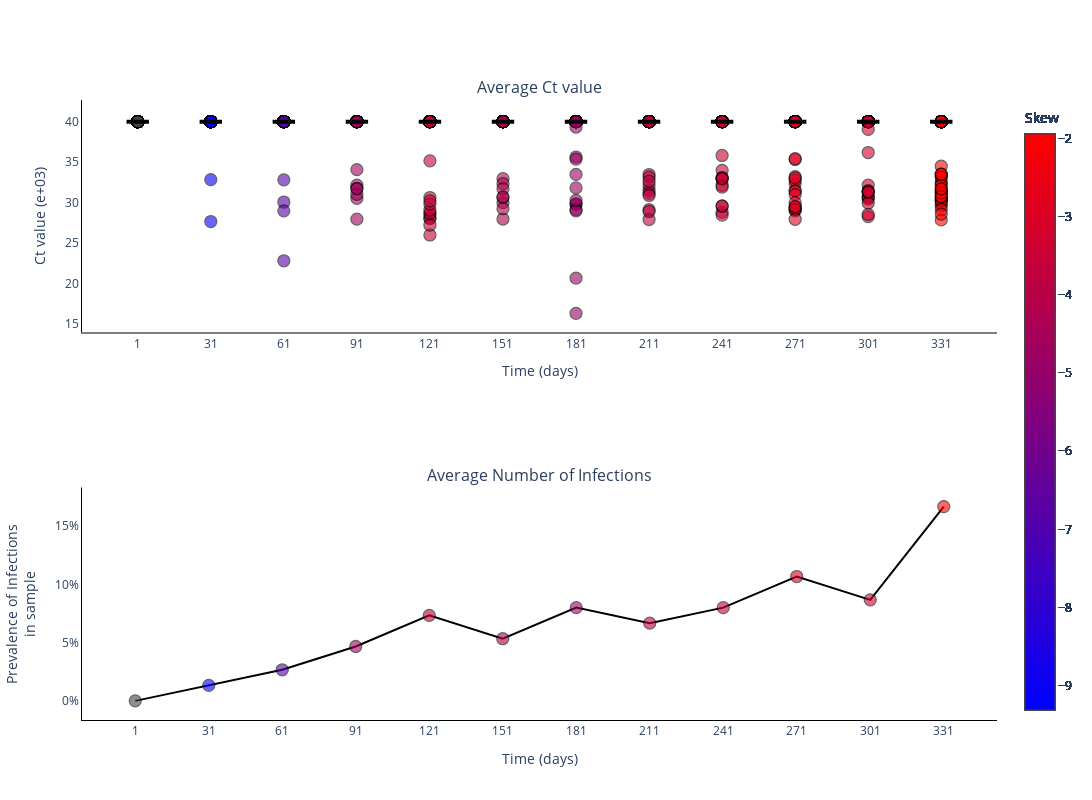

The code cell stored with this chart in its notebook:
### Markdown cell above
### Plot Ct values for different experiments

### Code cell
fig = go.Figure()
fig = make_subplots(rows=2, cols=1, subplot_titles=('Average Ct value', 'Average Number of Infections'))

skews = skew(ct_values, axis=1)

for _ in range(sample_size):
    fig.add_trace(
        go.Scatter(
            y=ct_values[:, _].tolist(),
            x=sample_points,
            mode='markers',
            name='Average Ct value',
            marker_line=dict(width=1.25, color='black'),
            marker_color=skews,
            marker_colorscale='BlueRed',
            marker_colorbar_title=dict(
                text='Skew',
                side='top'),
            marker_size=12,
            marker_opacity=0.6,
            marker_showscale=True,
            showlegend=False,
        ),
        row=1,
        col=1
    )

fig.add_trace(
    go.Scatter(
        y=np.median(ct_values, axis=0).tolist(),
        x=sample_points,
        mode='markers',
        name='Median Ct value',
        marker_color='black',
        marker_line=dict(width=4, color='black'),
        marker_symbol='line-ew',
        marker_size=16,
        showlegend=False,
    ),
    row=1,
    col=1
)

fig.add_trace(
    go.Scatter(
        y=(infec/sample_size).tolist(),
        x=sample_points,
        mode='lines+markers',
        connectgaps=True,
        name='Average Number of Infections',
        marker_line=dict(width=1.25, color='black'),
        marker_color=skews,
        marker_colorscale='BlueRed',
        marker_colorbar_title=dict(
            text='Skew',
            side='top'),
        marker_opacity=0.6,
        marker_size=12,
        marker_showscale=True,
        line_color='black',
        showlegend=False,
    ),
    row=2,
    col=1
)

# Add axis labels
fig.update_layout(
    width=1100, 
    height=800,
    plot_bgcolor='white',
    xaxis=dict(
        linecolor='black',
        tickvals=sample_points.tolist(),
        title = 'Time (days)'
        ),
    yaxis=dict(
        linecolor='black',
        title = 'Ct value (e+03)'),
    xaxis2=dict(
        linecolor='black',
        tickvals=sample_points.tolist(),
        title = 'Time (days)'
        ),
    yaxis2=dict(
        linecolor='black',
        tickformat = '.0%',
        title = 'Prevalence of Infections<br>in sample')
    #legend=dict(
    #    orientation="h",
    #    yanchor="bottom",
    #    y=1.02,
    #    xanchor="right",
    #    x=1
    #)
    )

fig.write_image('images/Ct_values.pdf')
fig.show()
